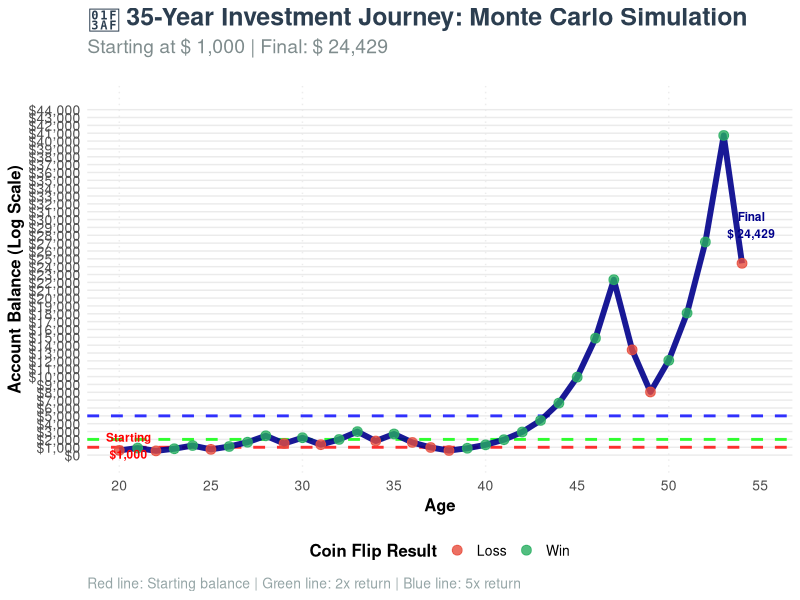
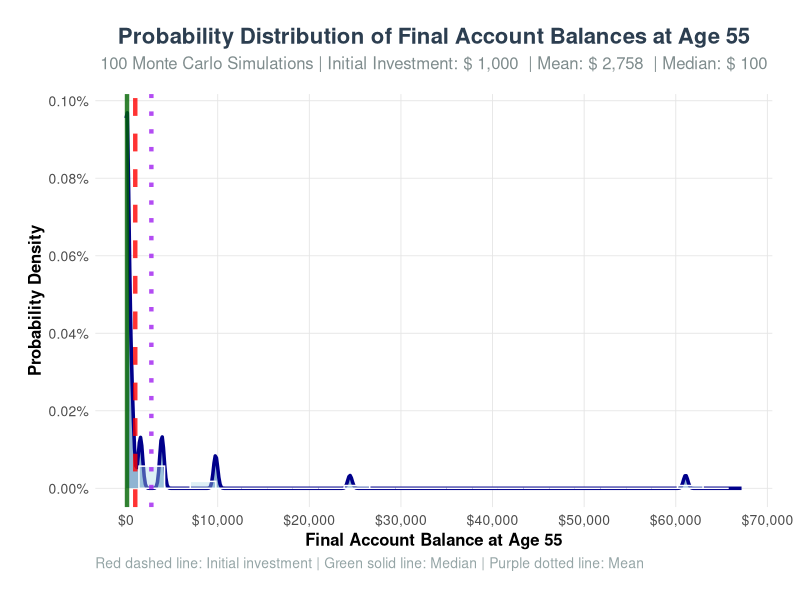

The R script that drew these images, in order:
## ---- chunk 1
#| label: fig-compounding-simulation
#| fig-cap: "Monte Carlo simulation with compounding account balance"
#| echo: true

# Set seed for reproducibility
suppressPackageStartupMessages(library(tidyverse))

# Set seed for reproducibility
set.seed(123)

# Number of Coin Flips
n_flips <- 35
# Initial account balance
initial_acct <- 1000

# Create simulation data with compounding account balance
sim_data <- tibble(
  sim_num = 1:n_flips,
  coin_flip = rbinom(n = n_flips, size = 1, prob = 0.5)
) %>%
  mutate(
    # Calculate compounding account balance
    account_balance = accumulate(
      coin_flip, 
      .init = initial_acct,
      .f = ~ if_else(.y == 1, .x * 1.5, .x * 0.6)
    )[-1],  # Remove the initial value
    # Calculate the change in account balance for each round
    balance_change = account_balance - lag(account_balance, default = initial_acct)
  )

# Display first 10 results
head(sim_data, 35)

# Summary statistics
cat("\nSimulation Summary:\n")
cat("Initial balance: $", initial_acct, "\n")
cat("Final balance: $", round(tail(sim_data$account_balance, 1), 2), "\n")
cat("Total return: ", round((tail(sim_data$account_balance, 1) / initial_acct - 1) * 100, 2), "%\n")
## ---- chunk 2
#| label: fig-life-investment
#| fig-cap: "35-year investment journey showing account balance evolution from age 20 to 55"
#| fig-width: 12
#| fig-height: 8

# Create age-based data
sim_data_with_age <- sim_data %>%
  mutate(
    age = 20 + sim_num - 1,  # Start at age 20
    decade = floor(age / 10) * 10,  # Group by decades
    age_group = case_when(
      age < 30 ~ "20s",
      age < 40 ~ "30s", 
      age < 50 ~ "40s",
      TRUE ~ "50s"
    )
  )

# Create the main visualization
investment_plot <- ggplot(sim_data_with_age, aes(x = age, y = account_balance)) +
  # Add background grid
  theme_minimal() +
  
  # Add decade markers
  geom_vline(xintercept = seq(20, 55, 10), color = "gray90", linetype = "dotted", alpha = 0.7) +
  
  # Add horizontal reference lines
  geom_hline(yintercept = initial_acct, color = "red", linetype = "dashed", alpha = 0.8, size = 1) +
  geom_hline(yintercept = initial_acct * 2, color = "green", linetype = "dashed", alpha = 0.8, size = 1) +
  geom_hline(yintercept = initial_acct * 5, color = "blue", linetype = "dashed", alpha = 0.8, size = 1) +
  
  # Main line showing account balance
  geom_line(color = "darkblue", size = 2, alpha = 0.9) +
  
  # Points colored by win/loss
  geom_point(aes(color = factor(coin_flip)), size = 3, alpha = 0.8) +
  
  # Color scale for wins/losses
  scale_color_manual(
    values = c("0" = "#e74c3c", "1" = "#27ae60"),
    labels = c("Loss", "Win"),
    name = "Coin Flip Result"
  ) +
  
  # Y-axis formatting with even spacing
  scale_y_continuous(
    labels = scales::dollar_format(),
    breaks = seq(0, max(sim_data$account_balance) * 1.1, by = 1000),
    limits = c(0, max(sim_data$account_balance) * 1.1)
  ) +
  
  # X-axis formatting
  scale_x_continuous(
    breaks = seq(20, 55, 5),
    limits = c(20, 55)
  ) +
  
  # Labels and title
  labs(
    title = "🎯 35-Year Investment Journey: Monte Carlo Simulation",
    subtitle = paste("Starting at $", scales::comma(initial_acct), "| Final: $", scales::comma(round(tail(sim_data$account_balance, 1), 0))),
    x = "Age",
    y = "Account Balance (Log Scale)",
    caption = "Red line: Starting balance | Green line: 2x return | Blue line: 5x return"
  ) +
  
  # Custom theme
  theme(
    plot.title = element_text(size = 18, face = "bold", color = "#2c3e50"),
    plot.subtitle = element_text(size = 14, color = "#7f8c8d", margin = margin(b = 20)),
    plot.caption = element_text(size = 10, color = "#95a5a6", hjust = 0),
    axis.title = element_text(size = 12, face = "bold"),
    axis.text = element_text(size = 10),
    legend.title = element_text(size = 12, face = "bold"),
    legend.text = element_text(size = 10),
    legend.position = "bottom",
    panel.grid.minor = element_blank(),
    panel.grid.major.x = element_blank(),
    plot.background = element_rect(fill = "white", color = NA),
    panel.background = element_rect(fill = "white", color = NA)
  )

# Add annotations for key milestones
investment_plot <- investment_plot +
  # Annotate starting point
  annotate("text", x = 20.5, y = initial_acct * 1.2, 
           label = "Starting\n$1,000", 
           size = 3, color = "red", fontface = "bold") +
  
  # Annotate final point
  annotate("text", x = 54.5, y = tail(sim_data$account_balance, 1) * 1.2, 
           label = paste("Final\n$", scales::comma(round(tail(sim_data$account_balance, 1), 0))), 
           size = 3, color = "darkblue", fontface = "bold")

# Display the plot
print(investment_plot)

# Calculate and display key statistics
cat("\n📊 Investment Journey Statistics:\n")
cat("Starting age: 20\n")
cat("Ending age: 55\n")
cat("Total years: 35\n")
cat("Initial investment: $", scales::comma(initial_acct), "\n")
cat("Final balance: $", scales::comma(round(tail(sim_data$account_balance, 1), 2)), "\n")
cat("Total return: ", round((tail(sim_data$account_balance, 1) / initial_acct - 1) * 100, 2), "%\n")
cat("Annualized return: ", round(((tail(sim_data$account_balance, 1) / initial_acct)^(1/35) - 1) * 100, 2), "%\n")
cat("Win rate: ", round(mean(sim_data$coin_flip) * 100, 1), "%\n")

# Show best and worst years
max_balance_idx <- which.max(sim_data$account_balance)
min_balance_idx <- which.min(sim_data$account_balance)

cat("\n🎯 Key Milestones:\n")
cat("Peak balance: $", scales::comma(round(max(sim_data$account_balance), 2)), " at age ", 20 + max_balance_idx - 1, "\n")
cat("Lowest balance: $", scales::comma(round(min(sim_data$account_balance), 2)), " at age ", 20 + min_balance_idx - 1, "\n")
## ---- chunk 3
#| label: fig-multiple-simulations
#| fig-cap: "Analysis of 100 Monte Carlo simulations showing distribution of final outcomes"
#| echo: true

# Load required packages
suppressPackageStartupMessages(library(tidyverse))

# Set parameters for multiple simulations
n_simulations <- 100
n_flips <- 35  # 35 years from age 20 to 55
initial_acct <- 1000

# Function to run a single simulation
run_single_simulation <- function(sim_id) {
  # Generate coin flips for this simulation
  coin_flips <- rbinom(n = n_flips, size = 1, prob = 0.5)
  
  # Calculate account balance over time
  account_balance <- accumulate(
    coin_flips, 
    .init = initial_acct,
    .f = ~ if_else(.y == 1, .x * 1.5, .x * 0.6)
  )[-1]  # Remove initial value
  
  # Return results for this simulation
  tibble(
    simulation_id = sim_id,
    year = 1:n_flips,
    age = 20 + year - 1,
    coin_flip = coin_flips,
    account_balance = account_balance,
    balance_change = account_balance - lag(account_balance, default = initial_acct)
  )
}

# Run 100 simulations
cat("Running", n_simulations, "simulations...\n")
all_simulations <- map_dfr(1:n_simulations, run_single_simulation)

# Calculate final outcomes for each simulation
final_outcomes <- all_simulations %>%
  filter(year == n_flips) %>%
  mutate(
    final_return_pct = (account_balance / initial_acct - 1) * 100,
    annualized_return = ((account_balance / initial_acct)^(1/35) - 1) * 100,
    outcome_category = case_when(
      account_balance > initial_acct * 10 ~ "Outstanding (>10x)",
      account_balance > initial_acct * 5 ~ "Excellent (5-10x)",
      account_balance > initial_acct * 2 ~ "Good (2-5x)",
      account_balance > initial_acct ~ "Profitable (1-2x)",
      TRUE ~ "Loss (<1x)"
    )
  )

# Summary statistics
cat("\n📊 100 Simulation Results Summary:\n")
cat("Initial investment: $", scales::comma(initial_acct), "\n")
cat("Simulations run: ", n_simulations, "\n")
cat("Years per simulation: ", n_flips, "\n\n")

cat("Final Balance Statistics:\n")
cat("Mean final balance: $", scales::comma(round(mean(final_outcomes$account_balance), 2)), "\n")
cat("Median final balance: $", scales::comma(round(median(final_outcomes$account_balance), 2)), "\n")
cat("Min final balance: $", scales::comma(round(min(final_outcomes$account_balance), 2)), "\n")
cat("Max final balance: $", scales::comma(round(max(final_outcomes$account_balance), 2)), "\n")
cat("Standard deviation: $", scales::comma(round(sd(final_outcomes$account_balance), 2)), "\n\n")

cat("Return Statistics:\n")
cat("Mean return: ", round(mean(final_outcomes$final_return_pct), 2), "%\n")
cat("Median return: ", round(median(final_outcomes$final_return_pct), 2), "%\n")
cat("Mean annualized return: ", round(mean(final_outcomes$annualized_return), 2), "%\n")
cat("Median annualized return: ", round(median(final_outcomes$annualized_return), 2), "%\n\n")

# Count outcomes by category
outcome_summary <- final_outcomes %>%
  count(outcome_category) %>%
  mutate(percentage = round(n / n_simulations * 100, 1))

cat("Outcome Distribution:\n")
print(outcome_summary)

# Calculate probability of different outcomes
profitable_sims <- sum(final_outcomes$account_balance > initial_acct)
cat("\n🎯 Key Probabilities:\n")
cat("Probability of profit: ", round(profitable_sims / n_simulations * 100, 1), "%\n")
cat("Probability of 2x+ return: ", round(sum(final_outcomes$account_balance > initial_acct * 2) / n_simulations * 100, 1), "%\n")
cat("Probability of 5x+ return: ", round(sum(final_outcomes$account_balance > initial_acct * 5) / n_simulations * 100, 1), "%\n")
cat("Probability of 10x+ return: ", round(sum(final_outcomes$account_balance > initial_acct * 10) / n_simulations * 100, 1), "%\n")
cat("Probability of loss: ", round(sum(final_outcomes$account_balance < initial_acct) / n_simulations * 100, 1), "%\n")
## ---- chunk 4
#| label: fig-simulation-distribution
#| fig-cap: "Distribution and analysis of final outcomes from 100 Monte Carlo simulations"
#| fig-width: 12
#| fig-height: 10

# Load required packages
suppressPackageStartupMessages(library(tidyverse))

# Create object-oriented probability distribution plot
probability_distribution_plot <- ggplot(final_outcomes, aes(x = account_balance)) +
  # Add density curve (probability distribution)
  geom_density(aes(y = after_stat(density)), 
               fill = "steelblue", 
               alpha = 0.6, 
               color = "darkblue", 
               linewidth = 1.2) +
  
  # Add histogram with probability density
  geom_histogram(aes(y = after_stat(density)), 
                 bins = 25, 
                 fill = "lightblue", 
                 alpha = 0.4, 
                 color = "white", 
                 linewidth = 0.5) +
  
  # Add reference lines
  geom_vline(xintercept = initial_acct, 
             color = "red", 
             linetype = "dashed", 
             linewidth = 1.5,
             alpha = 0.8) +
  
  geom_vline(xintercept = median(final_outcomes$account_balance), 
             color = "darkgreen", 
             linetype = "solid", 
             linewidth = 1.5,
             alpha = 0.8) +
  
  geom_vline(xintercept = mean(final_outcomes$account_balance), 
             color = "purple", 
             linetype = "dotted", 
             linewidth = 1.5,
             alpha = 0.8) +
  
  # Format axes
  scale_x_continuous(
    labels = scales::dollar_format(),
    breaks = scales::pretty_breaks(n = 8),
    limits = c(0, max(final_outcomes$account_balance) * 1.1)
  ) +
  
  scale_y_continuous(
    labels = scales::percent_format(),
    breaks = scales::pretty_breaks(n = 6)
  ) +
  
  # Add labels and title
  labs(
    title = "Probability Distribution of Final Account Balances at Age 55",
    subtitle = paste("100 Monte Carlo Simulations | Initial Investment: $", 
                     scales::comma(initial_acct), 
                     " | Mean: $", scales::comma(round(mean(final_outcomes$account_balance), 0)),
                     " | Median: $", scales::comma(round(median(final_outcomes$account_balance), 0))),
    x = "Final Account Balance at Age 55",
    y = "Probability Density",
    caption = "Red dashed line: Initial investment | Green solid line: Median | Purple dotted line: Mean"
  ) +
  
  # Custom theme
  theme_minimal() +
  theme(
    plot.title = element_text(size = 16, face = "bold", color = "#2c3e50", hjust = 0.5),
    plot.subtitle = element_text(size = 12, color = "#7f8c8d", hjust = 0.5, margin = margin(b = 15)),
    plot.caption = element_text(size = 10, color = "#95a5a6", hjust = 0),
    axis.title = element_text(size = 12, face = "bold"),
    axis.text = element_text(size = 10),
    panel.grid.minor = element_blank(),
    panel.grid.major.x = element_line(color = "gray90", linewidth = 0.3),
    panel.grid.major.y = element_line(color = "gray90", linewidth = 0.3),
    plot.background = element_rect(fill = "white", color = NA),
    panel.background = element_rect(fill = "white", color = NA),
    plot.margin = margin(20, 20, 20, 20)
  )

# Display the probability distribution plot
print(probability_distribution_plot)
## ---- chunk 5
#| label: prob-analysis-1000
#| echo: true

# Calculate probability of ending above $1,000
simulations_above_1000 <- sum(final_outcomes$account_balance > 1000)
probability_above_1000 <- simulations_above_1000 / n_simulations * 100

# Calculate probability of ending below $1,000 (loss)
simulations_below_1000 <- sum(final_outcomes$account_balance < 1000)
probability_below_1000 <- simulations_below_1000 / n_simulations * 100

# Calculate probability of ending exactly at $1,000 (break-even)
simulations_at_1000 <- sum(final_outcomes$account_balance == 1000)
probability_at_1000 <- simulations_at_1000 / n_simulations * 100

cat("RESULTS:\n")
cat("• Simulations ending ABOVE $1,000: ", simulations_above_1000, " out of ", n_simulations, " (", round(probability_above_1000, 1), "%)\n")
cat("• Simulations ending BELOW $1,000: ", simulations_below_1000, " out of ", n_simulations, " (", round(probability_below_1000, 1), "%)\n")
cat("• Simulations ending AT $1,000:    ", simulations_at_1000, " out of ", n_simulations, " (", round(probability_at_1000, 1), "%)\n\n")
